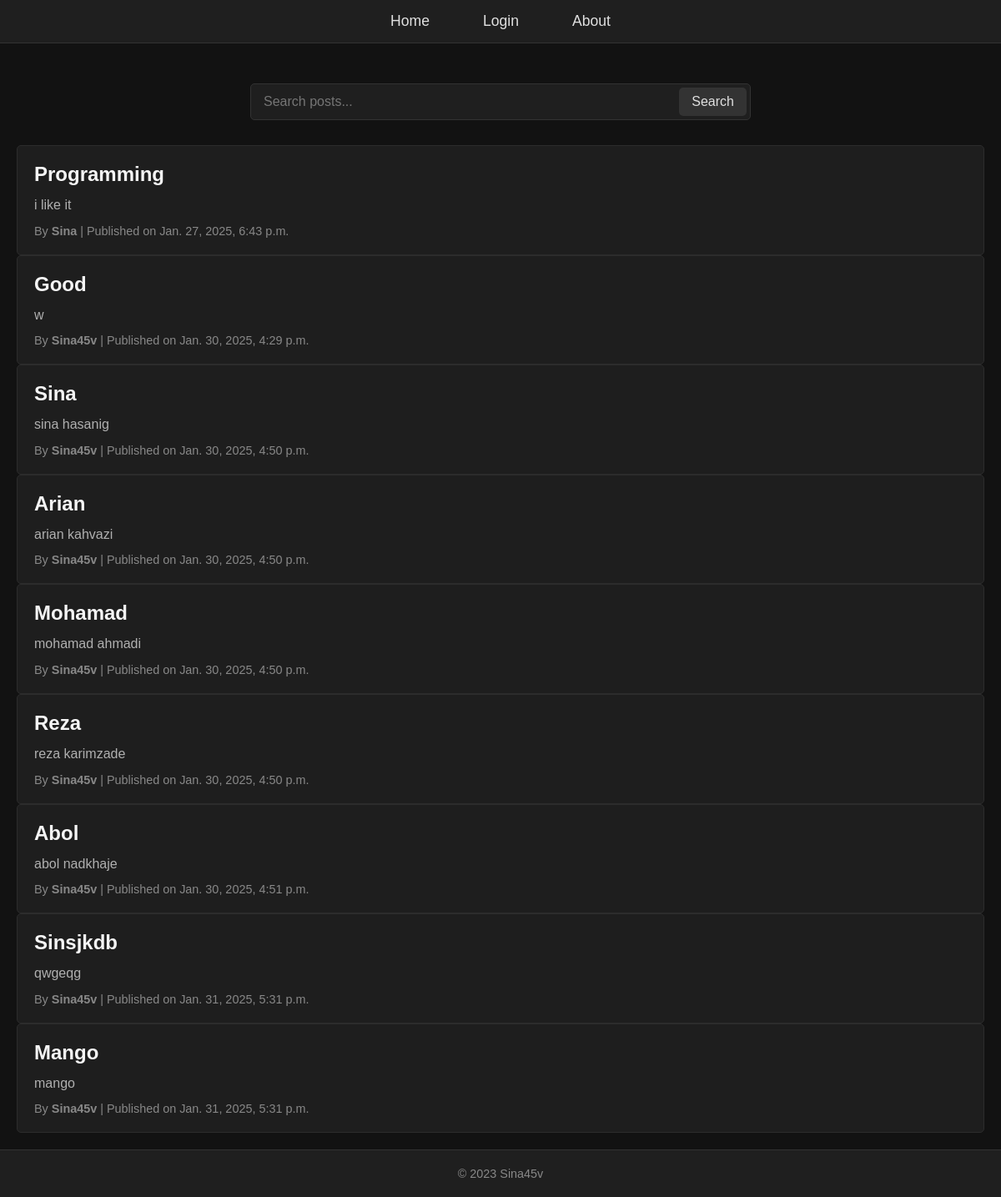
The page / on the database its author committed.
### home/models.py (models this page shows, shortened)
class Post(models.Model):
    title = models.CharField(max_length=100)
    content = models.TextField()
    created_at = models.DateTimeField(auto_now_add=True)
    updated_at = models.DateTimeField(auto_now=True)
    author = models.ForeignKey(User, on_delete=models.CASCADE)
    def get_absolute_url(self):
        return reverse("home:post",args=[self.id])

### home/views.py (the view)
# urls.py: path('', views.HomeView.as_view(), name='home'),
class HomeView(View):
    def get(self, request):
        posts = models.Post.objects.all()
        user = request.user
        return render(request, "home/home.html", context={"user":user, "posts":posts})

### home/templates/home/home.html (shortened to what this page needs)
{% extends 'base.html' %}
{% load static %}
{% block head %}
    <link rel="stylesheet" type="text/css" href="{% static 'css/home.css' %}">
{% endblock %}
{% block body %}
    <main>
        <div class="search-bar">
            <input type="text" placeholder="Search posts...">
            <button type="submit">Search</button>
        </div>
        {% for post in posts %}
        <div class="posts-grid">
            <div class="post-container">
                <a href="{{ post.get_absolute_url }}"><h2>{{ post.title|title }}</h2></a>
                <p>{{ post.content }}</p>
                <div class="post-meta">
                    <span>By <strong>{{ post.author }}</strong></span> |
                    <span>Published on {{ post.created_at }}</span>
                </div>
            </div>
        </div>
        {% endfor %}
    </main>
    <footer>
        <p>&copy; 2023 Sina45v</p>
    </footer>
{% endblock %}

### templates/base.html (shortened to what this page needs)
{% load static %}
<!DOCTYPE html>
<html lang="en">
<head>
    <link rel="stylesheet" type="text/css" href="{% static "css/base.css" %}">
    {% block head %}{% endblock %}
</head>
<body>
    {% include "includes/navbar.html" %}
    {% block body %}
    {% endblock %}
</body>
</html>

### templates/includes/navbar.html
<nav class="navbar">
    <ul class="nav-list">
        <li class="nav-item"><a class="nav-link" href="{% url 'home:home' %}">Home</a></li>
        {% if request.user.is_authenticated %}
            <li class="nav-item"><a class="nav-link" href="{% url 'account:profile' request.user.id %}">Profile</a></li>
            <li class="nav-item"><a class="nav-link" href="{% url 'account:logout' %}">Logout</a></li>
        {% else %}
            <li class="nav-item"><a class="nav-link" href="{% url 'account:login' %}">Login</a></li>
        {% endif %}
        <li class="nav-item"><a class="nav-link" href="#">About</a></li>
    </ul>
</nav>

### static/css/base.css (style rules this page uses)
* { margin: 0; padding: 0; box-sizing: border-box; }
body { font-family: 'Arial', sans-serif; background-color: #121212; color: #e0e0e0; }
.navbar { background-color: #1f1f1f; position: fixed; top: 0; width: 100%; z-index: 1000; border-bottom: 1px solid #333; }
.nav-list { list-style-type: none; display: flex; justify-content: center; padding: 15px 0; }
.nav-item { margin: 0 20px; }
.nav-link { text-decoration: none; color: #e0e0e0; font-size: 1.1em; padding: 8px 12px; border-radius: 5px; transition: background-color 0.3s, color 0.3s; }

### static/css/home.css (style rules this page uses)
* { margin: 0; padding: 0; box-sizing: border-box; }
body { font-family: 'Arial', sans-serif; background-color: #121212; color: #e0e0e0; }
main { display: flex; flex-direction: column; align-items: center; padding: 20px; margin-top: 80px; }
.search-bar { width: 100%; max-width: 600px; margin-bottom: 30px; position: relative; }
.search-bar input[type="text"] { width: 100%; padding: 12px 15px; border: 1px solid #333; border-radius: 5px; background-color: #1f1f1f; color: #e0e0e0; font-size: 1em; }
.search-bar button { position: absolute; right: 5px; top: 50%; transform: translateY(-50%); background-color: #333; border: none; padding: 8px 15px; border-radius: 5px; color: #e0e0e0; cursor: pointer; font-size: 1em; }
.posts-grid { display: grid; grid-template-columns: repeat(auto-fit, minmax(280px, 1fr)); gap: 20px; width: 100%; max-width: 1200px; }
.post-container { background-color: #1e1e1e; border: 1px solid #2c2c2c; border-radius: 5px; padding: 20px; transition: all 0.3s ease; }
.post-container h2 { margin: 0; font-size: 1.5em; color: #f5f5f5; }
.post-container p { color: #b0b0b0; line-height: 1.6; margin-top: 10px; }
.post-meta { font-size: 0.9em; color: #888; margin-top: 10px; }
.post-container a { text-decoration: none; color: inherit; }
footer { background-color: #1f1f1f; text-align: center; padding: 20px 0; border-top: 1px solid #333; }
footer p { font-size: 0.9em; color: #888; }

### rows shown on the page
Post: title "Programming", content "i like it", author "Sina", created_at "Jan. 27, 2025, 6:43 p.m."
Post: title "Good", content "w", author "Sina45v", created_at "Jan. 30, 2025, 4:29 p.m."
Post: title "Sina", content "sina hasanig", author "Sina45v", created_at "Jan. 30, 2025, 4:50 p.m."
Post: title "Arian", content "arian kahvazi", author "Sina45v", created_at "Jan. 30, 2025, 4:50 p.m."
Post: title "Mohamad", content "mohamad ahmadi", author "Sina45v", created_at "Jan. 30, 2025, 4:50 p.m."
Post: title "Reza", content "reza karimzade", author "Sina45v", created_at "Jan. 30, 2025, 4:50 p.m."
Post: title "Abol", content "abol nadkhaje", author "Sina45v", created_at "Jan. 30, 2025, 4:51 p.m."
Post: title "Sinsjkdb", content "qwgeqg", author "Sina45v", created_at "Jan. 31, 2025, 5:31 p.m."
Post: title "Mango", content "mango", author "Sina45v", created_at "Jan. 31, 2025, 5:31 p.m."
